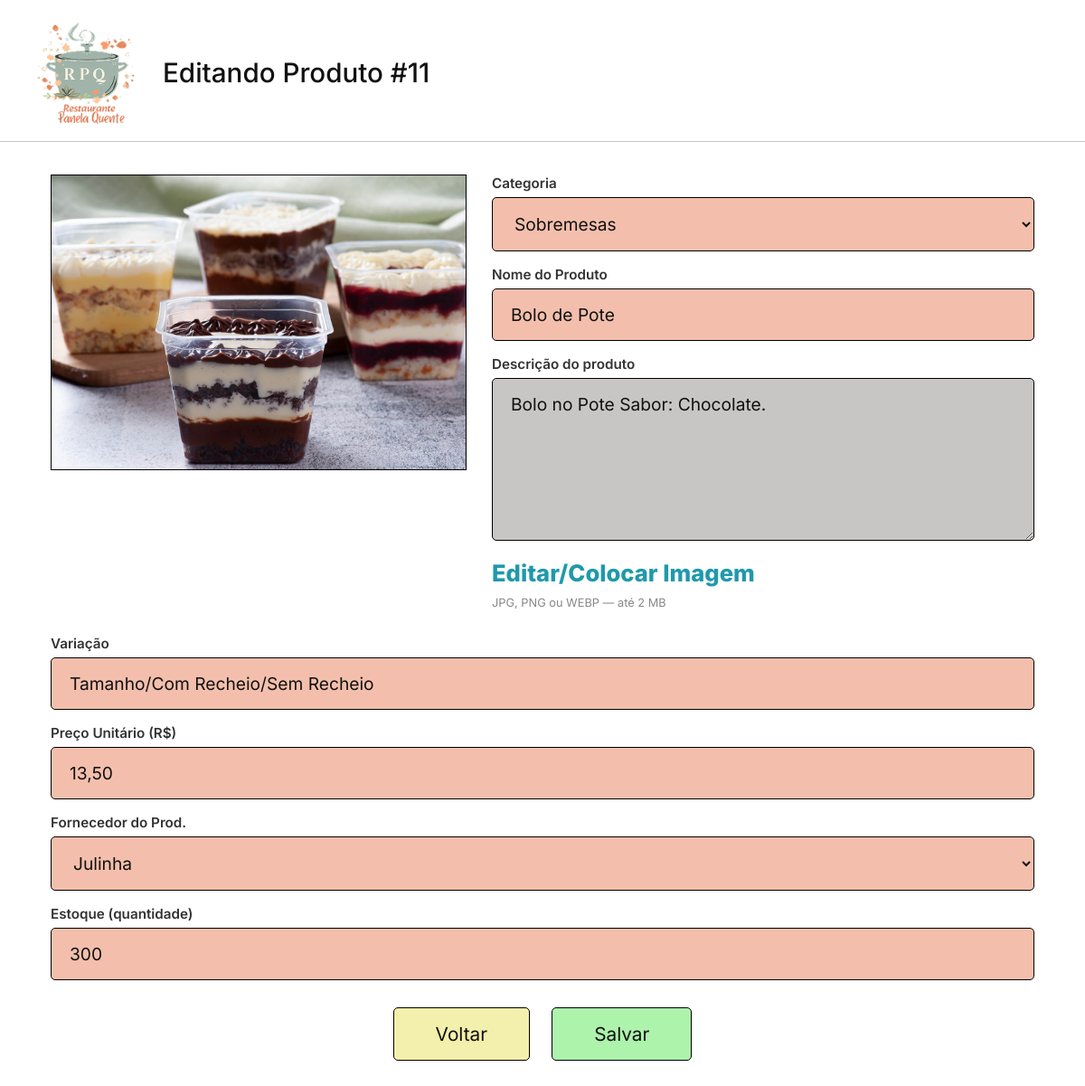
The app's page /projetobernardolohana/index.php?controller=produto&action=form&id=11 (signed in) with its own data.
### tables this page shows
CREATE TABLE `produto` (
  `id` int(11) NOT NULL,
  `categoria_id` int(11) NOT NULL,
  `nome` varchar(100) NOT NULL,
  `descricao` text DEFAULT NULL,
  `variacao` varchar(150) DEFAULT NULL,
  `preco` decimal(10,2) NOT NULL DEFAULT 0.00,
  `estoque_qtd` int(11) NOT NULL DEFAULT 0,
  `fornecedor_id` int(11) DEFAULT NULL,
  `ativo` tinyint(1) NOT NULL DEFAULT 1
);

CREATE TABLE `categoria1` (
  `id` int(11) NOT NULL,
  `nome` varchar(100) NOT NULL,
  `ativo` tinyint(1) NOT NULL DEFAULT 1
);

CREATE TABLE `fornecedor` (
  `id` int(11) NOT NULL,
  `nome` varchar(120) NOT NULL,
  `cpf` varchar(20) DEFAULT NULL,
  `lugar` varchar(150) DEFAULT NULL,
  `produtos` text DEFAULT NULL,
  `data_recebimento` date DEFAULT NULL,
  `hora_recebimento` time DEFAULT NULL,
  `ativo` tinyint(1) NOT NULL DEFAULT 1
);

### projetobernardolohana/controllers/produtocontroller.php (called while the page is built, shortened)
<?php
require_once __DIR__ . '/../models/produto.php';
require_once __DIR__ . '/../models/categoria.php';
require_once __DIR__ . '/../models/fornecedor.php';
class ProdutoController
{
    public function form(): void
    {
        $categoriaModel  = new Categoria1();
        $fornecedorModel = new Fornecedor();
        $categorias   = $categoriaModel->listarAtivas();
        $fornecedores = $fornecedorModel->listarAtivos();
        $editar = null;
        if (isset($_GET['id'])) {
            $produtoModel = new Produto();
            $editar = $produtoModel->buscarPorId((int)$_GET['id']);
        }
        require_once __DIR__ . '/../views/produto_form.php';
    }
}

### projetobernardolohana/index.php (called while the page is built, shortened)
<?php
require_once __DIR__ . '/config/db.php';
$controller = $_GET['controller'] ?? 'auth';
$action = $_GET['action'] ?? 'form';
switch ($controller) {
    case 'produto':
        require_once __DIR__ . '/controllers/produtocontroller.php';
        $c = new ProdutoController();
        break;
}
$c->$action();

### projetobernardolohana/config/db.php (called while the page is built)
<?php
class Database
{
    private static $conn=null;
    public static function getConnection()
    {
        if (self::$conn === null) {
            try {
                self::$conn=new PDO(
                    "mysql:host=localhost;dbname=projetorrgi51;charstet=utf8mb4",
                    "root",
                    "",
                    [
                        PDO::ATTR_ERRMODE=>PDO::ERRMODE_EXCEPTION,
                        PDO::ATTR_DEFAULT_FETCH_MODE=>PDO::FETCH_ASSOC
                    ]
                );
            }catch (PDOException $e){
                die("Erro ao conectar ao banco de dados.");
            }
        }
        return self::$conn;
    }
}

### projetobernardolohana/models/produto.php (called while the page is built, shortened)
<?php
require_once __DIR__ . '/../config/db.php';
class Produto
{
    private PDO $conn;
    public function __construct()
    {
        $this->conn = Database::getConnection();
    }
    public function buscarPorId(int $id): ?array
    {
        $stmt = $this->conn->prepare("SELECT * FROM produto WHERE id = :id");
        $stmt->execute([':id' => $id]);
        $r = $stmt->fetch();
        return $r ?: null;
    }
}

### projetobernardolohana/models/categoria.php (called while the page is built, shortened)
<?php
require_once __DIR__ . '/../config/db.php';
class Categoria1
{
private PDO $conn;
public function __construct()
{
$this->conn = Database::getConnection();
}
public function listarAtivas(): array
{
$sql = "SELECT id, nome FROM categoria1 WHERE ativo = 1 ORDER BY nome";
return $this->conn->query($sql)->fetchAll();
}
}

### projetobernardolohana/models/fornecedor.php (called while the page is built, shortened)
<?php
require_once __DIR__ . '/../config/db.php';
class Fornecedor
{
    private PDO $conn;
    public function __construct()
    {
        $this->conn = Database::getConnection();
    }
    public function listarAtivos(): array
    {
        try {
            $sql = "SELECT id, nome FROM fornecedor WHERE ativo = 1 ORDER BY nome";
            return $this->conn->query($sql)->fetchAll();
        } catch (Exception $e) {
            return [];
        }
    }
}

### projetobernardolohana/views/produto_form.php (the view, shortened to what this page needs)
<?php
function imagemProdutoUrlForm(?int $produtoId): ?string
{
    $baseFs  = __DIR__ . "/../public/uploads/produtos/";
    $baseUrl = "public/uploads/produtos/";
    foreach (['jpg', 'png', 'webp'] as $ext) {
        if (file_exists($baseFs . $produtoId . '.' . $ext)) {
            return $baseUrl . $produtoId . '.' . $ext;
        }
    }
    return null;
}
$produtoId   = $editar ? (int)$editar['id'] : null;
$imagemAtual = imagemProdutoUrlForm($produtoId);
$titulo      = $editar ? 'Editando Produto #' . $produtoId : 'Adicionando Produto...';
?>
<!DOCTYPE html>
<html lang="pt-BR">
<head>
  <link rel="stylesheet" href="public/assets/css/style.css">
</head>
<body data-page="produto-form">
  <header class="site-header">
    <img class="header-logo"
      src="public/uploads/img/Cópia de R.P.Q. Logo (2) 4.png"
      alt="Restaurante Panela Quente" />
    <h1 class="header-title"><?= htmlspecialchars($titulo) ?></h1>
  </header>
  <div class="h-divider"></div>
  <div class="form-wrap">
    <form method="post" action="index.php?controller=produto&action=salvar" enctype="multipart/form-data">
      <div class="top-grid">
        <div>
          <label class="img-preview" for="imagem-input" id="img-preview-box">
            <?php if ($imagemAtual): ?>
              <img src="<?= htmlspecialchars($imagemAtual) ?>" id="img-preview-tag" alt="Imagem do produto">
            <?php else: ?>
              <span id="img-preview-placeholder">Nenhuma imagem selecionada</span>
            <?php endif; ?>
          </label>
        </div>
        <div class="right-col">
          <div class="field-badge">
            <label class="field-label" for="f-categoria">Categoria</label>
            <select id="f-categoria" name="categoria_id" required>
              <?php foreach ($categorias as $c): ?>
                <option value="<?= (int)$c['id'] ?>"
                  <?= $editar && (int)$editar['categoria_id'] === (int)$c['id'] ? 'selected' : '' ?>>
                  <?= htmlspecialchars($c['nome']) ?>
                </option>
              <?php endforeach; ?>
            </select>
          </div>
          <div class="field-badge">
            <label class="field-label" for="f-nome">Nome do Produto</label>
            <input id="f-nome" type="text" name="nome" required placeholder="Nome Produto"
                   value="<?= $editar ? htmlspecialchars($editar['nome']) : '' ?>">
          </div>
          <div class="field-badge">
            <label class="field-label" for="f-descricao">Descrição do produto</label>
            <textarea id="f-descricao" name="descricao" placeholder="Descrição do produto"><?= $editar ? htmlspecialchars($editar['descricao'] ?? '') : '' ?></textarea>
          </div>
          <label class="link-imagem" for="imagem-input">Editar/Colocar Imagem</label>
          <div class="campo-extra-nota">JPG, PNG ou WEBP — até 2 MB</div>
        </div>
      </div>
      <div class="stack-fields">
        <div class="field-badge">
          <label class="field-label" for="f-variacao">Variação</label>
          <input id="f-variacao" type="text" name="variacao" placeholder="Variação (ex.: tamanho, sabor)"
                 value="<?= $editar ? htmlspecialchars($editar['variacao'] ?? '') : '' ?>">
        </div>
        <div class="field-badge">
          <label class="field-label" for="f-preco">Preço Unitário (R$)</label>
          <input id="f-preco" type="text" name="preco" inputmode="decimal" placeholder="Preço Unitário (ex.: 28,50)"
                 value="<?= $editar && isset($editar['preco']) ? htmlspecialchars(number_format((float)$editar['preco'], 2, ',', '')) : '' ?>">
        </div>
        <div class="field-badge">
          <?php if (!empty($fornecedores)): ?>
            <label class="field-label" for="f-fornecedor">Fornecedor do Prod.</label>
            <select id="f-fornecedor" name="fornecedor_id">
              <?php foreach ($fornecedores as $f): ?>
                <option value="<?= (int)$f['id'] ?>"
                  <?= $editar && (int)($editar['fornecedor_id'] ?? 0) === (int)$f['id'] ? 'selected' : '' ?>>
                  <?= htmlspecialchars($f['nome']) ?>
                </option>
              <?php endforeach; ?>
            </select>
          <?php endif; ?>
        </div>
        <div class="field-badge">
          <label class="field-label" for="f-estoque">Estoque (quantidade)</label>
          <input id="f-estoque" type="number" name="estoque_qtd" min="0" step="1" placeholder="Estoque (quantidade)"
                 value="<?= $editar ? (int)($editar['estoque_qtd'] ?? 0) : '' ?>">
        </div>
      </div>
      <div class="form-actions">
        <a class="btn-voltar" href="index.php?controller=produto&action=index">Voltar</a>
        <button type="submit" class="btn-salvar">Salvar</button>
      </div>
    </form>
  </div>
</body>
</html>

### projetobernardolohana/public/assets/css/style.css (style rules this page uses)
*, *::before, *::after { box-sizing: border-box; margin: 0; padding: 0; }
html { scroll-behavior: smooth; }
:root { --salmon: #f3bfac; --green: #a8c288; --green-dk: #505c41; --teal: #1f99ac; --gray-ph: #676767; --white: #ffffff; --black: #111111; --divider: #c8c8c8; --gray-btn: #d9d9d9; --gray-img: #d9d9d9; --page-w: 1400px; --red: #fc2c2f; --orange: #fd9c4d; --green-ok: #d4edda; --gray-desc: #c8c6c5; --yellow: #f3efac; --lgreen: #adf3ac; --tan: #f3d8ac; --lblue: #acdcf3; --field: #c3d0c3; }
body[data-page="produto-form"] { font-family:"Inter",sans-serif; background:var(--white); color:var(--black); min-height:100vh; }
body[data-page="produto-form"] .site-header { display:flex; align-items:center; padding:20px 48px 16px 40px; gap:28px; }
body[data-page="produto-form"] .header-logo { width:112px; height:auto; flex-shrink:0; }
body[data-page="produto-form"] .header-title { font-size:1.85rem; font-weight:500; color:var(--black); }
body[data-page="produto-form"] .h-divider { height:1px; background:var(--divider); }
body[data-page="produto-form"] .form-wrap { padding:36px 56px 60px; max-width:1440px; margin:0 auto; }
body[data-page="produto-form"] .top-grid { display:grid; grid-template-columns: minmax(260px, 460px) minmax(0,1fr); gap:28px; align-items:start; margin-bottom: 28px; }
body[data-page="produto-form"] .img-preview { position:relative; background:var(--gray-img); border:1px solid #000; width:100%; aspect-ratio: 558 / 397; min-height:200px; display:flex; align-items:center; justify-content:center; overflow:hidden; color:var(--gray-ph); font-size:1rem; text-align:center; padding:12px; cursor:pointer; }
body[data-page="produto-form"] .img-preview img { position:absolute; inset:0; width:100%; height:100%; object-fit:cover; }
body[data-page="produto-form"] .right-col { display:flex; flex-direction:column; gap:16px; }
body[data-page="produto-form"] .top-grid > *, body[data-page="produto-form"] .right-col, body[data-page="produto-form"] .field-badge { min-width:0; }
body[data-page="produto-form"] .field-label { display:block; font-size:.95rem; font-weight:600; color:#333; margin-bottom:6px; }
body[data-page="produto-form"] .field-badge select { text-overflow:ellipsis; }
body[data-page="produto-form"] .field-badge input, body[data-page="produto-form"] .field-badge select { width:100%; background:var(--salmon); border:1px solid #000; border-radius:5px; padding:16px 20px; font-family:"Inter",sans-serif; font-size:1.2rem; color:var(--black); outline:none; }
body[data-page="produto-form"] .field-badge input::placeholder { color:#555; }
body[data-page="produto-form"] .field-badge textarea { width:100%; background:var(--gray-desc); border:1px solid #000; border-radius:5px; padding:16px 20px; font-family:"Inter",sans-serif; font-size:1.2rem; color:var(--black); outline:none; resize:vertical; min-height:180px; }
body[data-page="produto-form"] .link-imagem { background:none; border:none; padding:0; cursor:pointer; font-family:"Inter",sans-serif; font-size:1.6rem; font-weight:800; color:var(--teal); text-align:left; text-decoration:none; align-self:flex-start; }
body[data-page="produto-form"] .stack-fields { display:flex; flex-direction:column; gap:16px; margin-bottom: 30px; }
body[data-page="produto-form"] .form-actions { display:flex; justify-content:center; gap:24px; }
body[data-page="produto-form"] .btn-voltar, body[data-page="produto-form"] .btn-salvar { padding:16px 46px; border:1px solid #000; border-radius:5px; font-family:"Inter",sans-serif; font-size:1.3rem; font-weight:400; color:var(--black); cursor:pointer; text-decoration:none; display:inline-flex; align-items:center; justify-content:center; transition:opacity .15s, transform .12s; }
body[data-page="produto-form"] .btn-voltar { background:var(--yellow); }
body[data-page="produto-form"] .btn-salvar { background:var(--lgreen); }
body[data-page="produto-form"] .campo-extra-nota { font-size:.8rem; color:#888; margin-top:-6px; }

### records on screen
produto: id "Editando Produto #11", categoria_id "Sobremesas", nome "Bolo de Pote", descricao "Bolo no Pote Sabor: Chocolate.", variacao "Tamanho/Com Recheio/Sem Recheio", preco "13,50", fornecedor_id "Julinha", estoque_qtd "300"
